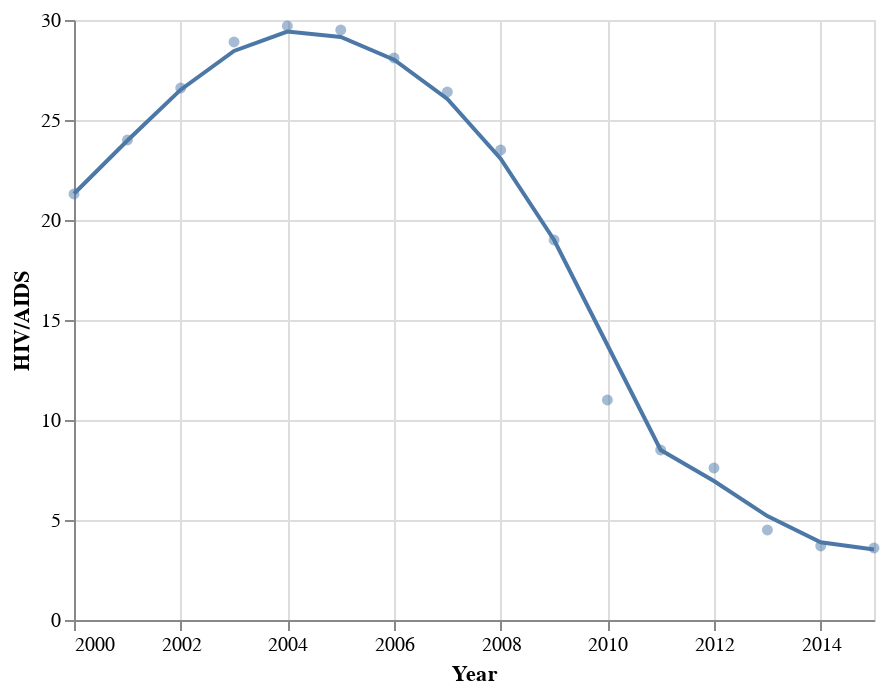

Here is the notebook cell this chart was saved with:
### Markdown cell above
# SCRAP CODE

### Code cell
hf_SouthAfrica["Year"] = hf_SouthAfrica["Year"].astype(str)
# We need to perform this type conversion because of Altair being weird with years. According to the documentation, we must define it as string and specify the variable type as temporal
base = alt.Chart(hf_SouthAfrica).mark_circle(opacity=0.5).encode(
    alt.X('Year', type='temporal', scale=alt.Scale(zero=False)),
    alt.Y('HIV/AIDS', type='quantitative'),)

# This first part draws the dots in the scatter plot
base + base.transform_loess('Year', 'HIV/AIDS').mark_line()
# This second part draws a LOESS (LOcally Estimated Scatterplot Smoothing) line, which makes seeing the evolution easier.

### Figure 1 — Vega-Lite specification as saved in the notebook (floating-point values rounded to 4 significant figures)
{"config": {"view": {"continuousWidth": 400, "continuousHeight": 300}}, "layer": [{"mark": {"type": "circle", "opacity": 0.5}, "encoding": {"x": {"field": "Year", "scale": {"zero": false}, "type": "temporal"}, "y": {"field": "HIV/AIDS", "type": "quantitative"}}}, {"mark": "line", "encoding": {"x": {"field": "Year", "scale": {"zero": false}, "type": "temporal"}, "y": {"field": "HIV/AIDS", "type": "quantitative"}}, "transform": [{"loess": "HIV/AIDS", "on": "Year"}]}], "data": {"name": "data-063be00b34e733da1cc89fab1e0a9d76"}, "$schema": "https://vega.github.io/schema/vega-lite/v4.17.0.json", "datasets": {"data-063be00b34e733da1cc89fab1e0a9d76": [{"Year": "2015", "Percentage Expenditure": "0.0", "HIV/AIDS": 3.6, "Percentage Expenditure Outlierless": null}, {"Year": "2014", "Percentage Expenditure": "922.0507313", "HIV/AIDS": 3.7, "Percentage Expenditure Outlierless": 922.1}, {"Year": "2013", "Percentage Expenditure": "978.5905287", "HIV/AIDS": 4.5, "Percentage Expenditure Outlierless": 978.6}, {"Year": "2012", "Percentage Expenditure": "1089.954838", "HIV/AIDS": 7.6, "Percentage Expenditure Outlierless": 1090.0}, {"Year": "2011", "Percentage Expenditure": "123.753335", "HIV/AIDS": 8.5, "Percentage Expenditure Outlierless": null}, {"Year": "2010", "Percentage Expenditure": "1038.885632", "HIV/AIDS": 11.0, "Percentage Expenditure Outlierless": 1039.0}, {"Year": "2009", "Percentage Expenditure": "782.5987144", "HIV/AIDS": 19.0, "Percentage Expenditure Outlierless": 782.6}, {"Year": "2008", "Percentage Expenditure": "780.0336423", "HIV/AIDS": 23.5, "Percentage Expenditure Outlierless": 780.0}, {"Year": "2007", "Percentage Expenditure": "805.490079", "HIV/AIDS": 26.4, "Percentage Expenditure Outlierless": 805.5}, {"Year": "2006", "Percentage Expenditure": "732.1255305", "HIV/AIDS": 28.1, "Percentage Expenditure Outlierless": 732.1}, {"Year": "2005", "Percentage Expenditure": "709.3170967", "HIV/AIDS": 29.5, "Percentage Expenditure Outlierless": 709.3}, {"Year": "2004", "Percentage Expenditure": "622.043809", "HIV/AIDS": 29.7, "Percentage Expenditure Outlierless": 622.0}, {"Year": "2003", "Percentage Expenditure": "519.1563781", "HIV/AIDS": 28.9, "Percentage Expenditure Outlierless": 519.2}, {"Year": "2002", "Percentage Expenditure": "346.5316007", "HIV/AIDS": 26.6, "Percentage Expenditure Outlierless": 346.5}, {"Year": "2001", "Percentage Expenditure": "365.2585722", "HIV/AIDS": 24.0, "Percentage Expenditure Outlierless": 365.3}, {"Year": "2000", "Percentage Expenditure": "45.96380839", "HIV/AIDS": 21.3, "Percentage Expenditure Outlierless": 45.96}]}}
